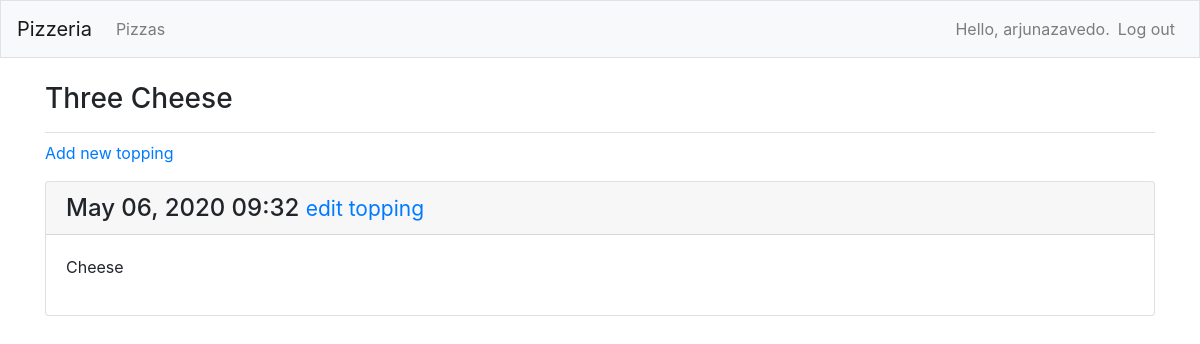
The page /pizzas/3/ (signed in) on the database its author committed.
### pizzas/models.py (models this page shows, shortened)
class Pizza(models.Model):
    name = models.CharField(max_length=200)
    date_added = models.DateTimeField(auto_now_add=True)
    owner = models.ForeignKey(User, on_delete=models.CASCADE)
    def __str__(self):
        return self.name

class Topping(models.Model):
    pizza = models.ForeignKey(Pizza, on_delete=models.CASCADE)
    name = models.TextField()
    date_added = models.DateTimeField(auto_now_add=True)
    class Meta:
        verbose_name_plural = 'Toppings'

### pizzas/views.py (the view)
# urls.py: path('pizzas/<int:pizza_id>/', views.pizza, name='pizza'),
@login_required
def pizza(request, pizza_id):
    pizza = Pizza.objects.get(id=pizza_id)
    if pizza.owner != request.user:
        raise Http404
    toppings = pizza.topping_set.order_by('-date_added')
    context = {'pizza': pizza, 'toppings': toppings}
    return render(request, 'pizzas/pizza.html', context)

### pizzas/templates/pizzas/pizza.html
{% extends 'pizzas/base.html' %}
{% block page_header %}
    <h3>{{ pizza }}</h3>
{% endblock page_header %}
{% block content %}
    <p>
        <a href="{% url 'pizzas:new_topping' pizza.id %}">Add new topping</a>
    </p>
    {% for topping in toppings %}
        <div class="card mb-3">
            <h4 class="card-header">
                {{ topping.date_added|date:'M d, Y H:i' }}
                <small><a href="{% url 'pizzas:edit_topping' topping.id %}">
                    edit topping</a></small>
                </h4>
                <div class="card-body">
                    {{ topping.name|linebreaks }}
                </div>
            </div>
    {% empty %}
        <p>There are no toppings for this pizza yet.</p>
    {% endfor %}
{% endblock content %}

### pizzas/templates/pizzas/base.html (shortened to what this page needs)
{% load bootstrap4 %}
<!doctype html>
<html lang="en">
<head>
    {% bootstrap_css %}
</head>
<body>
    <nav class="navbar navbar-expand-md navbar-light bg-light mb-4 border">
        <a class="navbar-brand" href="{% url 'pizzas:index'%}">
            Pizzeria</a>
        <div class="collapse navbar-collapse" id="navbarCollapse">
            <ul class="navbar-nav mr-auto">
                <li class="nav-item">
                    <a class="nav-link" href="{% url 'pizzas:pizzas'%}">
                        Pizzas</a></li>
            </ul>
            <ul class="navbar-nav ml-auto">
                {% if user.is_authenticated %}
                    <li class="nav-item">
                        <span class="navbar-text"}">Hello, {{ user.username }}.</span>
                    </li>
                    <li class="nav-item">
                        <a class="nav-link" href="{% url 'users:logout' %}">Log out</a>
                    </li>
                {% else %}
                    <li class="nav-item">
                        <a class="nav-link" href="{% url 'users:register' %}">Register</a>
                    </li>
                    <li class="nav-item">
                        <a class="nav-link" href="{% url 'users:login' %}">Log in</a></li>
                {% endif %}
            </ul>
        </div>
    </nav>
    <main role="main" class="container">
        <div class="pb-2 mb-2 border-bottom">
            {% block page_header %}{% endblock page_header %}
        </div>
        <div>
            {% block content %}{% endblock content %}
        </div>
    </main>
</body>
</html>

### rows shown on the page
Pizza: name "Three Cheese"
Topping: date_added "May 06, 2020 09:32", name "Cheese"

### other values the page prints
{{ user.username }} "arjunazavedo"
